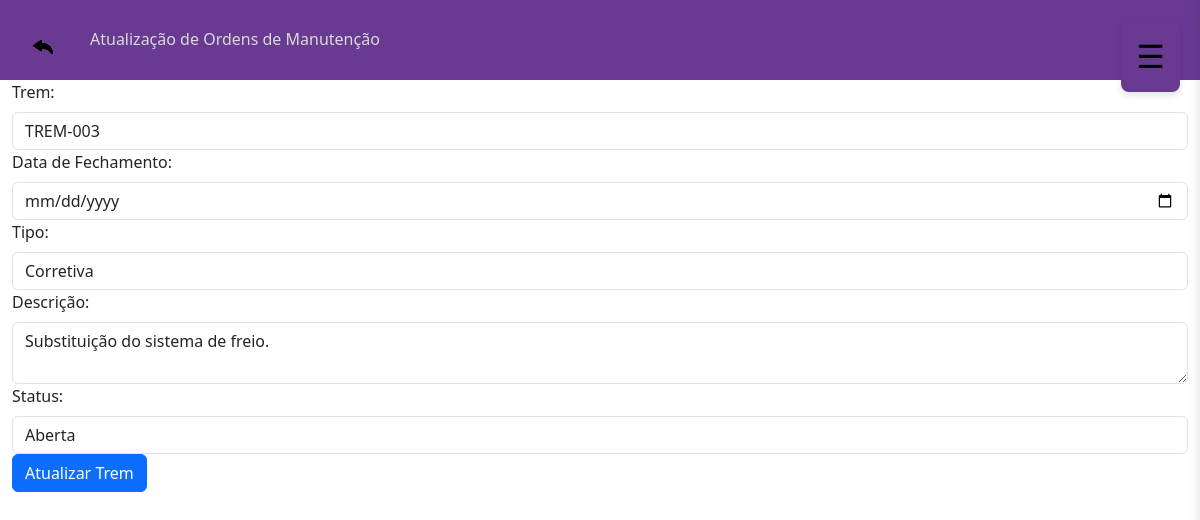
Screenshot of /public/createOrdemM.php?id=1 (signed in) with the database file from the repository.
### tables this page shows
CREATE TABLE ordem_manutencao (
    id_ordem INT AUTO_INCREMENT PRIMARY KEY,
    id_trem_fk INT,
    data_abertura DATETIME,
    data_fechamento DATETIME,
    tipo ENUM('Preventiva', 'Corretiva'),
    descricao TEXT,
    status_manutencao ENUM('Aberta', 'Em andamento', 'Fechada'),
    FOREIGN KEY (id_trem_fk) REFERENCES trem(id_trem)
);

CREATE TABLE trem (
    id_trem INT AUTO_INCREMENT PRIMARY KEY,
    identificador VARCHAR(50) NOT NULL,
    modelo VARCHAR(50),
    capacidade_passageiros INT,
    capacidade_carga_kg INT,
    status_trem ENUM ('Operacional', 'Manutenção', 'Fora de Serviço') DEFAULT 'Operacional',
    quilometragem DECIMAL(10,2) DEFAULT 0,
    ultima_manutencao DATETIME
);

### public/createOrdemM.php (the view, shortened to what this page needs)
<?php
include 'db.php';
if (isset($_GET['id'])) {
    $id_ordem = $_GET['id'];
    $sql2 = "SELECT * FROM ordem_manutencao WHERE id_ordem = :id_ordem";
    $stmt = $conn->prepare($sql2);
    $stmt->bindParam(':id_ordem', $id_ordem);
    $stmt->execute();
    $ordem = $stmt->fetch(PDO::FETCH_ASSOC);
    $id_trem_fk = $ordem['id_trem_fk'];
    $data_fechamento = $ordem['data_fechamento'];
    $tipo = $ordem['tipo'];
    $descricao = $ordem['descricao'];
    $status_manutencao = $ordem['status_manutencao'];
?>
<html lang="pt-br">
<head>
    <link rel="stylesheet" href="../styles/style.css">
    <link href="https://cdn.jsdelivr.net/npm/bootstrap@5.3.8/dist/css/bootstrap.min.css" rel="stylesheet">
    <link rel="stylesheet" href="https://cdn.jsdelivr.net/npm/bootstrap-icons@1.13.1/font/bootstrap-icons.min.css">
</head>
<body>
    <main>
        <div class="container-fluid">
            <div class="row navRelat d-flex align-items-center sticky-top">
                <div class="col-8 d-flex align-items-center mt-4 ms-2 welcome lh-1">
                    <button type="button" class="btn me-4"><img src="../assets/icon/seta-curva-esquerda 1.png" alt="" onclick="location.href='listaCadastros.php'"></button>
                    <div class="d-flex flex-column">
                        <p>Atualização de Ordens de Manutenção</p>
                    </div>
                </div>
                <div>
                    <?php include 'sidebar.php'; ?>
                </div>
            </div>
            <div >
                <div>
                    <form method="POST">
                        <div>
                            <label for="id_trem_fk" class="form-label">Trem:</label>
                            <select class="form-control" id="id_trem_fk" name="id_trem_fk">
                                <?php
                                $stmtTrem = $conn->query("SELECT id_trem, identificador FROM trem");
                                $trens = $stmtTrem->fetchAll(PDO::FETCH_ASSOC);
                                foreach ($trens as $trem) {
                                    echo "<option value=\"" . htmlspecialchars($trem['id_trem']) . "\"" . (($trem['id_trem'] == $id_trem_fk) ? " selected" : "") . ">" . htmlspecialchars($trem['identificador']) . "</option>";
                                }
                                ?>
                            </select>
                        </div>
                        <div>
                            <label for="data_fechamento" class="form-label">Data de Fechamento:</label>
                            <input type="date" class="form-control" id="data_fechamento" name="data_fechamento" value="<?= htmlspecialchars($data_fechamento) ?>">
                        </div>
                        <div>
                            <label for="tipo" class="form-label">Tipo:</label>
                            <select class="form-control" id="tipo" name="tipo">
                                <option value="Corretiva" <?= (isset($tipo) && $tipo == 'Corretiva') ? 'selected' : '' ?>>Corretiva</option>
                            </select>
                        </div>
                        <div>
                            <label for="descricao" class="form-label">Descrição:</label>
                            <textarea class="form-control" id="descricao" name="descricao"><?= htmlspecialchars($descricao) ?></textarea>
                        </div>
                        <div>
                            <label for="status_manutencao" class="form-label">Status:</label>
                            <select class="form-control" id="status_manutencao" name="status_manutencao">
                                <option value="Aberta" <?= (isset($status_manutencao) && $status_manutencao == 'Aberta') ? 'selected' : '' ?>>Aberta</option>
                            </select>
                        </div>
                        <button type="submit" class="btn btn-primary">Atualizar Trem</button>
                    </form>
                </div>
            </div>
</body>
</html>
<?php
    }
?>

### styles/style.css (style rules this page uses)
body { background-color: #D9D9D9; font-family: 'Poppins', sans-serif; width: 100%; margin: 0; overflow-x: hidden; }
.form-control { color: black; background-color: transparent; box-shadow: none !important; border: none; border-bottom: 1px solid rgba(0, 0, 0); border-radius: 4px 4px 0 0; }
.welcome { color: #D9D9D9; }
.navRelat { background-color: #683A91; height: 10vh; }

### rows the page displays
ordem_manutencao: id_trem_fk "TREM-003", tipo "Corretiva", descricao "Substituição do sistema de freio."
